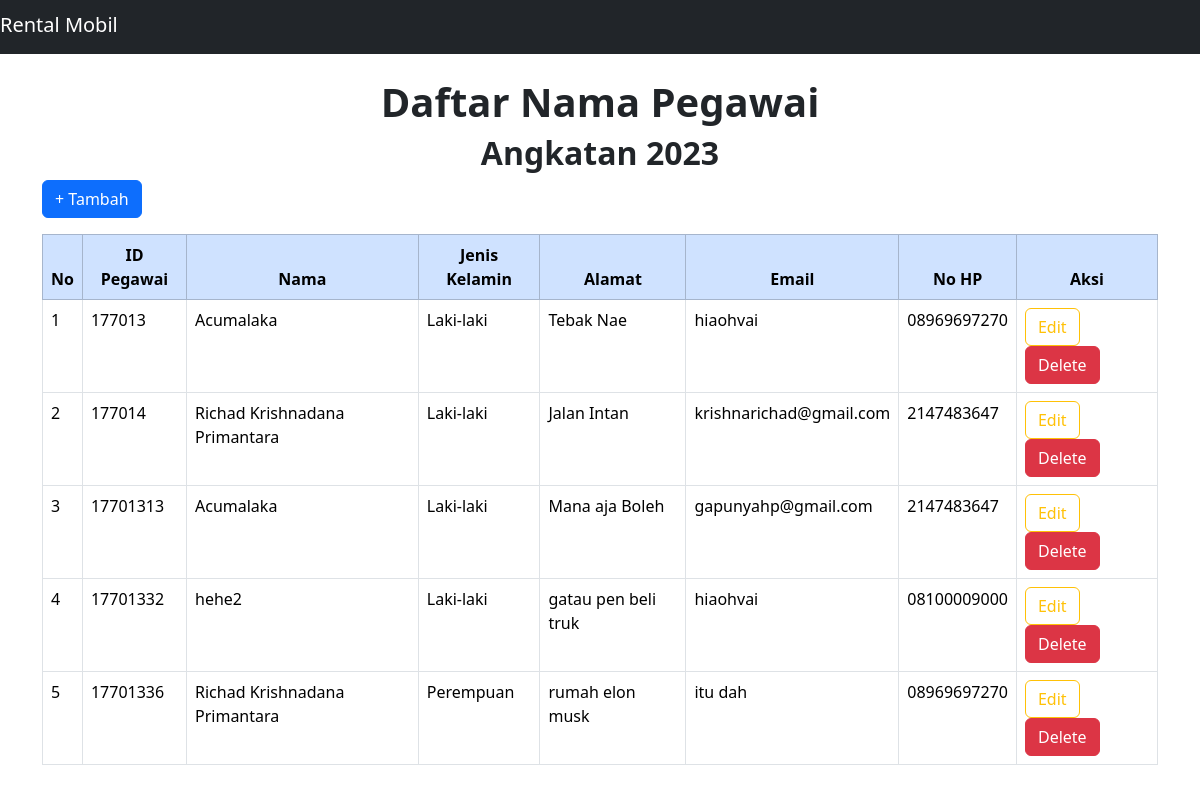
The page / on the database its author committed.
### tables this page shows
CREATE TABLE `pegawai` (
  `id` int(11) NOT NULL,
  `Nama` varchar(225) NOT NULL,
  `Jenis_Kelamin` enum('Laki-laki','Perempuan') NOT NULL,
  `tanggal_lahir` datetime DEFAULT NULL,
  `Alamat` text DEFAULT NULL,
  `Email` varchar(225) NOT NULL,
  `No_HP` varchar(15) NOT NULL
);

### index.php (the view, shortened to what this page needs)
<!DOCTYPE html>
<html lang="en">
  <head>
    <link href="https://cdn.jsdelivr.net/npm/bootstrap@5.3.2/dist/css/bootstrap.min.css" rel="stylesheet">
  </head>
  <body>
    <nav class="navbar navbar-dark bg-dark">
        <span class="navbar-brand mb-1 h1">Rental Mobil</span>
    </nav>
<div class="container">
    <br>
    <h1 class="text-center fw-bold">Daftar Nama Pegawai</h1>
    <h2 class="text-center fw-bold">Angkatan 2023</h2>
    <a href="create.php" class="btn btn-primary" role="button">+ Tambah</a>
    <table class="my-3 table table-bordered table-hover">
        <thead>
        <tr class="table-primary table-bordered">
            <th class="text-center">No</th>
            <th class="text-center">ID Pegawai</th>
            <th class="text-center">Nama</th>
            <th class="text-center">Jenis Kelamin</th>
            <th class="text-center">Alamat</th>
            <th class="text-center">Email</th>
            <th class="text-center">No HP</th>
            <th class="text-center" colspan='2'>Aksi</th>
        </tr>
        </thead>
        <?php
        include "koneksi.php";
        $sql = "SELECT * FROM pegawai";
        $hasil  = mysqli_query($konek, $sql);
        $no     = 0;
        while ($data = mysqli_fetch_array($hasil)) {
            $no++;
            ?>
        <tbody>
        <tr>
            <td><?php echo $no; ?></td>
            <td><?php echo $data["id"]; ?></td>
            <td><?php echo $data["Nama"]; ?></td>
            <td><?php echo $data["Jenis_Kelamin"]; ?></td>
            <td><?php echo $data["Alamat"]; ?></td>
            <td><?php echo $data["Email"]; ?></td>
            <td><?php echo $data["No_HP"]; ?></td>
            <td>
                <a href="update.php?id=<?php echo htmlspecialchars($data['id']); ?>" class="btn btn-outline-warning" role="button">Edit</a>
                <a href="<?php echo htmlspecialchars($_SERVER["PHP_SELF"]); ?>?id=<?php echo htmlspecialchars($data['id']); ?>" class="btn btn-danger" role="button" onclick="return confir('Apakah Anda yakin ingin menghapus data ini?')">Delete</a>
            </td>
        </tr>
        </tbody>
        <?php
        }
        ?>
    </table>
</div>
</body>
</html>

### rows shown on the page
pegawai: id "177013", Nama "Acumalaka", Jenis_Kelamin "Laki-laki", Alamat "Tebak Nae", Email "hiaohvai", No_HP "08969697270"
pegawai: id "177014", Nama "Richad Krishnadana Primantara", Jenis_Kelamin "Laki-laki", Alamat "Jalan Intan", Email "krishnarichad@gmail.com", No_HP "2147483647"
pegawai: id "17701313", Nama "Acumalaka", Jenis_Kelamin "Laki-laki", Alamat "Mana aja Boleh", Email "gapunyahp@gmail.com", No_HP "2147483647"
pegawai: id "17701332", Nama "hehe2", Jenis_Kelamin "Laki-laki", Alamat "gatau pen beli truk", Email "hiaohvai", No_HP "08100009000"
pegawai: id "17701336", Nama "Richad Krishnadana Primantara", Jenis_Kelamin "Perempuan", Alamat "rumah elon musk", Email "itu dah", No_HP "08969697270"
